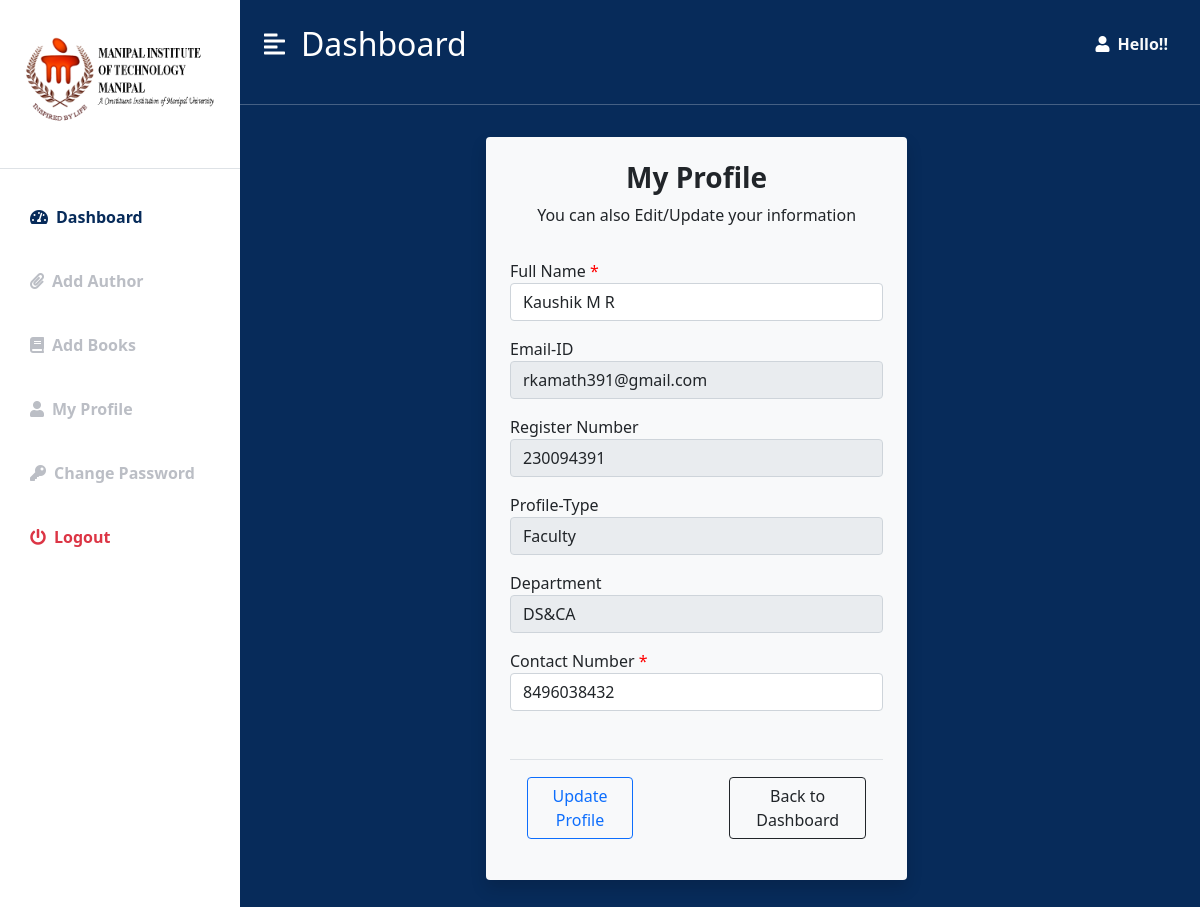
/WebDroids/faculty/facultyprofile.php (signed in), run on the app's committed database.
### tables this page shows
CREATE TABLE `faculty` (
  `id` int(255) NOT NULL,
  `name` varchar(255) NOT NULL,
  `regno` int(11) NOT NULL,
  `email` varchar(255) NOT NULL,
  `password` varchar(255) NOT NULL,
  `cpassword` varchar(255) NOT NULL,
  `phone` bigint(12) NOT NULL,
  `profile_type` varchar(255) NOT NULL,
  `dept` varchar(255) NOT NULL,
  `token` varchar(255) DEFAULT NULL,
  `tokenexpire` date DEFAULT NULL
);

### WebDroids/facultyphp/facultydashboardFunctions.php (called while the page is built, shortened)
<?php
    function get_faculty($id,$conn)
    {
        $sql="select * from faculty where id=?";
        $stmt=$conn->prepare($sql);
        $stmt->execute([$id]);
        if($stmt->rowCount()==1)
        {
            $user_id=$stmt->fetch();
            return $user_id;
        }
        else
        {
            return 0;
        }
    }
?>

### WebDroids/faculty/facultyprofile.php (the view, shortened to what this page needs)
<?php
if(isset($_SESSION['user_id']) && isset($_SESSION['user_email']))
{
    include "../connection.php";
    include "../facultyphp/facultydashboardFunctions.php";
    $faculty=get_faculty($_SESSION['user_id'],$conn);
?>
<!DOCTYPE html>
<html lang="en">
<head>
    <link href="https://cdn.jsdelivr.net/npm/bootstrap@5.1.3/dist/css/bootstrap.min.css" rel="stylesheet">
    <link rel="stylesheet" href="https://cdnjs.cloudflare.com/ajax/libs/font-awesome/5.15.3/css/all.min.css" />
    <link rel="stylesheet" href="../assets/admindashboard.css">
</head>
<body>
    <div class="d-flex" id="wrapper">
        <div class="bg-white" id="sidebar-wrapper">
            <div class="sidebar-heading text-center py-4 primary-text fs-4 fw-bold text-uppercase border-bottom">
                <a href="https://manipal.edu/mit.html" target="_blank"><img src="../img/new logo manipal black.png" alt="MAHE" title="Manipal University" class="manipal-logo"></a>
            </div>
                <div class="list-group list-group-flush my-3">
                    <a href="facultydashboard.php" class="list-group-item list-group-item-action bg-transparent second-text active"><i
                            class="fas fa-tachometer-alt me-2"></i>Dashboard</a>
                    <button type="button" class="btn bg-transparent second-text fw-bold list-group-item list-group-item-action shadow-none" data-bs-toggle="modal" data-bs-target="#addauthor">
                            <i class="fas fa-paperclip me-2"></i>Add Author</button>
                    <a href="addbooks.php" class="list-group-item list-group-item-action bg-transparent second-text fw-bold"><i
                            class="fa fa-book me-2"></i>Add Books</a>
                    <a href="facultyprofile.php" class="list-group-item list-group-item-action bg-transparent second-text fw-bold"><i
                            class="fas fa-user me-2" data-toggle="modal"></i>My Profile</a>
                    <button type="button" class="btn bg-transparent second-text fw-bold list-group-item list-group-item-action shadow-none" data-bs-toggle="modal" data-bs-target="#changepassword">
                            <i class="fa fa-key me-2"></i>Change Password</button>
                    <a href="facultylogout.php" class="list-group-item list-group-item-action bg-transparent text-danger fw-bold"><i
                            class="fas fa-power-off me-2"></i>Logout</a>
                </div>
        </div>
        <div id="page-content-wrapper">
            <nav class="navbar navbar-expand-lg navbar-dark py-4 px-4">
                <div class="d-flex align-items-center">
                    <i class="fas fa-align-left dashboard-text fs-4 me-3" id="menu-toggle"></i>
                    <a href="admindashboard.php" class="text-decoration-none"><h2 class="fs-2 m-0 dashboard-text">Dashboard</h2></a>
                </div>
              <div class="collapse navbar-collapse" id="navbarSupportedContent">
                    <ul class="navbar-nav ms-auto mb-2 mb-lg-0 align-items-center">
                        <a class="nav-link fw-bold dashboard-text" href="#">
                            <i class="fas fa-user me-2 dashboard-text"></i><span class="text-light fw-bold">Hello!! <?php echo $_SESSION['user_name2'];?></span>
                        </a>
                    </ul>
                </div>
            </nav>
            <hr class="bg-white mt-3">
            <?php if($faculty)
                  {
            ?>
            <div class="row">
                <div class="mx-auto col-10 col-md-8 col-lg-6 mb-5">
                    <form action="../facultyphp/editprofile.php" method="post" enctype="multipart/form-data" class="shadow bg-light p-4 rounded mt-3" style="width: 90%; max-width: 50rem;">
                        <h1 class="text-center display-4 fs-3 fw-bold">My Profile</h1>
                        <p class="text-center mt-0 pb-3">You can also Edit/Update your information</p>
                        <div class="form-group mt-3">
                            <label for="fname">Full Name <span style="color: red;">*</span></label>
                            <input type="text" value="<?php echo $faculty['name'];?>" class="form-control shadow-none" id="fname" name="fname">
                        </div>
                        <div class="form-group mt-3">
                            <label for="femail">Email-ID</label>
                            <input type="text" value="<?php echo $_SESSION['user_email'];?>" class="form-control shadow-none" id="femail" name="femail" disabled>
                        </div>
                        <div class="form-group mt-3">
                            <label for="fregno">Register Number</label>
                            <input type="text" value="<?php echo $faculty['regno'];?>" class="form-control shadow-none" id="fregno" name="fregno" disabled>
                        </div>
                        <div class="form-group mt-3">
                            <label for="fptype">Profile-Type</label>
                            <input type="text" value="<?php echo $faculty['profile_type'];?>" class="form-control shadow-none" id="fptype" name="fptype" disabled>
                        </div>
                        <div class="form-group mt-3">
                            <label for="fdept">Department</label>
                            <input type="text" value="<?php echo $faculty['dept'];?>" class="form-control shadow-none" id="fdept" name="fdept" disabled>
                        </div>
                        <div class="form-group mt-3">
                            <label for="fphone">Contact Number <span style="color: red;">*</span></label>
                            <input type="text" value="<?php echo $faculty['phone'];?>" class="form-control shadow-none" id="fphone" name="fphone" onkeyup="validateInput()">
                        </div>
                        <div class="form-group mt-5 modal-footer justify-content-center">
                            <table>
                                <tr>
                                    <td class="pe-5"><button type="submit" class="btn btn-outline-primary shadow-none">Update Profile</button></td>
                                    <td class="ps-5"><a href="facultydashboard.php" class="btn btn-outline-dark shadow-none">Back to Dashboard</a></td>
                                </tr>
                            </table>
                        </div>
                    </form>
                </div>
            </div>
            <?php
                  }
                  else
                  {
                    header("location: ../faculty/facultydashboard.php");
                    exit;
                  }
            ?>
        </div>
    </div>
</body>
</html>
<?php
}
else
{
    header("location: ../faculty/facultylogin.php");
    exit;
}
?>

### WebDroids/assets/admindashboard.css (style rules this page uses)
:root { --main-bg-color: #072b5a; --main-text-color: #072b5a; --second-text-color: #bbbec5; --second-bg-color: #c1ccef; }
.primary-text { color: var(--main-text-color); }
.dashboard-text { color: white; width: auto; }
.second-text { color: var(--second-text-color); }
#wrapper { overflow-x: hidden; background-image: linear-gradient( to right, #072b5a, #072b5a, #072b5a, #072b5a, #072b5a ); }
#sidebar-wrapper { min-height: 100vh; margin-left: -15rem; -webkit-transition: margin 0.25s ease-out; -moz-transition: margin 0.25s ease-out; -o-transition: margin 0.25s ease-out; transition: margin 0.25s ease-out; }
#sidebar-wrapper .sidebar-heading { padding: 0.875rem 1.25rem; font-size: 1.2rem; }
#sidebar-wrapper .list-group { width: 15rem; }
#page-content-wrapper { min-width: 100vw; }
#menu-toggle { cursor: pointer; }
.list-group-item { border: none; padding: 20px 30px; }
.list-group-item.active { background-color: transparent; color: var(--main-text-color); font-weight: bold; border: none; }
.manipal-logo { width:200px; height: auto; align-items: center; }
@media (min-width: 768px) { #sidebar-wrapper { margin-left: 0; } }
@media (min-width: 768px) { #page-content-wrapper { min-width: 0; width: 100%; } }

### data on the page
faculty: fname "Kaushik M R", fregno "230094391", fptype "Faculty", fdept "DS&CA", fphone "8496038432"
